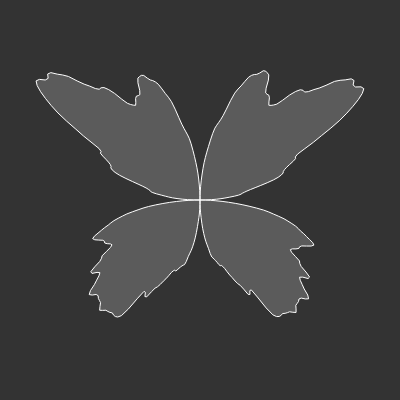
Frame 1 (no input)
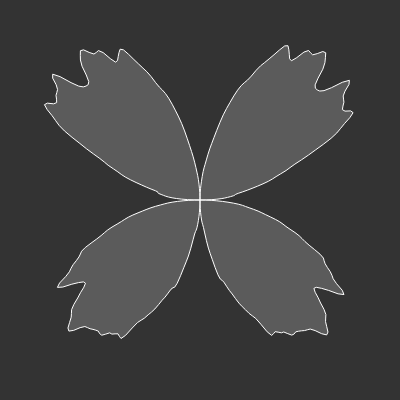
Frame 60 (no input)
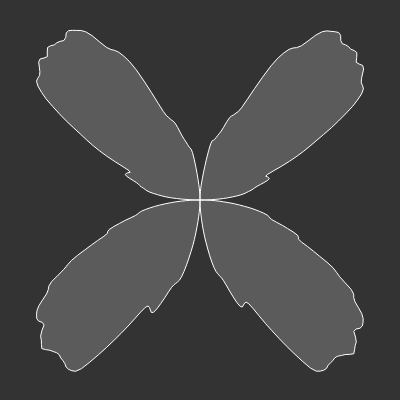
Frame 120 (the mouse pressed at the canvas centre since frame 60)

The p5.js sketch that drew these frames (run headless with seeded random() and noise() and a simulated clock; from frame 60 on, the mouse is pressed at the canvas centre):

// p5.js sketch
// ── sketch.js
// Daniel Shiffman
// http://codingtra.in
// Butterfly Wings
// Video: [coming soon]

var yoff = 0;

function setup() {
  createCanvas(400, 400);
}

function draw() {
  background(51);
  translate(width / 2, height / 2);
  rotate(PI / 2);

  stroke(255);
  fill(255, 50);
  strokeWeight(1);

  var da = PI / 200;
  var dx = 0.05;

  var xoff = 0;
  beginShape();
  for (var a = -PI / 2; a <= 3 * PI / 2; a += da) {
    var n = noise(xoff, yoff);
    var r = sin(2 * a) * map(n, 0, 1, 50, 300);
    var x = r * cos(a);
    var y = r * sin(a);
    if (a < PI / 2){
        xoff += dx; 
    } else{
        xoff -= dx; 
    }
    //point(x, y);
    vertex(x, y);
  }
  endShape();

  yoff += 0.01;
}
